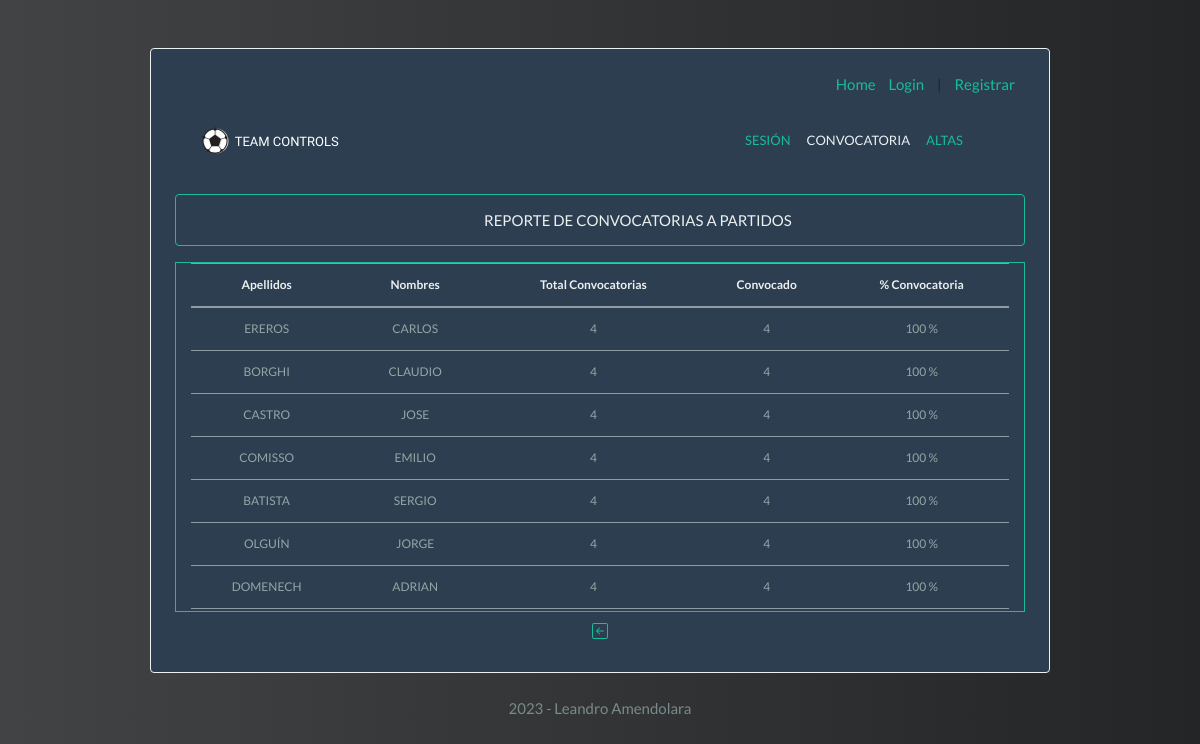
The page /reporte-convocatoria on the database its author committed.
### models.py (models this page shows, shortened)
class Jugadores(db.Model):
    __tablename__ = "jugadores"
    id = db.Column(db.Integer, primary_key=True, autoincrement=True)
    nombres = db.Column(db.String(200), nullable=False)
    apellidos = db.Column(db.String(200), nullable=False)
    posicion = db.Column(db.String(200), nullable=False)
    dorsal = db.Column(db.Integer)
    no_disponible = db.Column(db.Boolean, nullable=False)
    correccion = db.Column(db.Boolean, nullable=False)
    animar = db.Column(db.Boolean, nullable=False)
    entrenamiento = db.relationship("Asistencia")
    convocatoria = db.relationship("Jugadores_Convocados")

### app.py (the view)
@app.route("/reporte-convocatoria", methods=["GET"])
def reporte_convocatoria():
    total_convocatoria = db.session.query(Convocatorias).count()
    print("Total de convocatorias: ", total_convocatoria)
    convocatorias_por_jugador = db.session.query(Jugadores.apellidos, Jugadores.nombres,
                                                 func.count(Jugadores_Convocados.id_jugador),
                                                 func.count(Jugadores_Convocados.id_jugador) * 100 / total_convocatoria) \
        .join(Jugadores_Convocados, Jugadores.id == Jugadores_Convocados.id_jugador) \
        .group_by(Jugadores_Convocados.id_jugador) \
        .order_by(func.count(Jugadores_Convocados.id_jugador).desc()).all()
    print(convocatorias_por_jugador)
    db.session.close()
    return render_template("reporte-convocatoria.html", total_convocatoria=total_convocatoria,
                           convocatorias_por_jugador=convocatorias_por_jugador)

### templates/reporte-convocatoria.html (shortened to what this page needs)
{% extends "base_template.html" %}
            {% block content %}
                    <div class="col collapse navbar-collapse ml-auto" id="navbarColor03">
                    <ul class="navbar-nav ml-auto">
                        <li class="nav-item ml-auto"><a class="nav-link" href="{{ url_for('sesion') }}">SESIÓN</a></li>
                        <li class="nav-item ml-auto"><a class="nav-link text-light" href="{{ url_for('convocatoria') }}">CONVOCATORIA</a></li>
                        <li class="nav-item ml-auto"><a class="nav-link" href="{{ url_for('altas') }}">ALTAS</a></li>
                    </ul>
                </div>
            </div>
         </nav>
         <div class="row container-lg mt-2 p-2 form-group border border-success rounded" style="margin-left: 0px;margin-top: -10px">
            <h6 class="text-light mt-2" style="margin-left: 300px;">REPORTE DE CONVOCATORIAS A PARTIDOS</h6>
         </div>
         <div class="container sm border border-success text-center list_scroll_bar">
             <table class="table table-primary text-light table_font">
                  <thead>
                      <th scope="col">Apellidos</th>
                      <th scope="col">Nombres</th>
                      <th scope="col">Total Convocatorias</th>
                      <th scope="col">Convocado</th>
                      <th scope="col">% Convocatoria</th>
                  </thead>
                  <tbody>
                  {% for jugador in convocatorias_por_jugador %}
                    <tr class="text-secondary">
                      <td>{{jugador.apellidos}}</td>
                      <td>{{jugador.nombres}}</td>
                      <td>{{total_convocatoria}}</td>
                      <td>{{jugador[2]}}</td>
                      <td>{{jugador[3]}} %</td>
                    </tr>
                  {% endfor %}
                  </tbody>
             </table>
         </div>
         <div class="col nav-link text-center">
                <a href="/convocatoria">
                </a>
        </div>
         {% endblock %}

### static/main.css (style rules this page uses)
.nav-link { font-size: 13px; }
body { background: #232526; background: -webkit-linear-gradient(to right, #414345, #232526); background: linear-gradient(to right, #414345, #232526); }
.list_scroll_bar { overflow-y: scroll; height: 350px; }
.table_font { font-size: 12px; }

### rows shown on the page
Jugadores: apellidos "EREROS", nombres "CARLOS", total_convocatoria "4", jugador "4", jugador "100"
Jugadores: apellidos "BORGHI", nombres "CLAUDIO", total_convocatoria "4", jugador "4", jugador "100"
Jugadores: apellidos "CASTRO", nombres "JOSE", total_convocatoria "4", jugador "4", jugador "100"
Jugadores: apellidos "COMISSO", nombres "EMILIO", total_convocatoria "4", jugador "4", jugador "100"
Jugadores: apellidos "BATISTA", nombres "SERGIO", total_convocatoria "4", jugador "4", jugador "100"
Jugadores: apellidos "OLGUÍN", nombres "JORGE", total_convocatoria "4", jugador "4", jugador "100"
Jugadores: apellidos "DOMENECH", nombres "ADRIAN", total_convocatoria "4", jugador "4", jugador "100"
